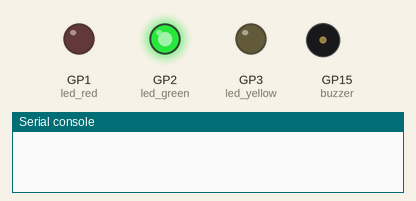
This program was run on a simulated Raspberry Pi Pico running MicroPython. Shown: output pins drawn as LEDs (lit = HIGH), buzzer (waves = sounding), the last lines printed to the serial console. At 20.5 s the program stops and its outputs stay as they are.

Above: at 0.1 s.
At 2.1 s:
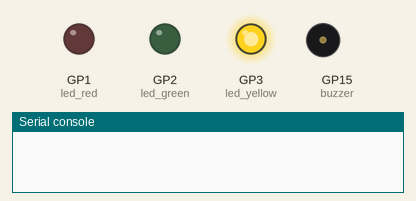
At 3.1 s:
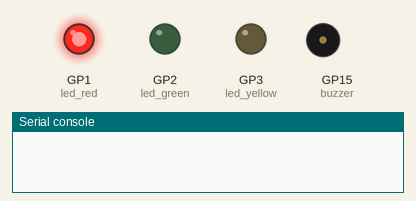
At 4.2 s:
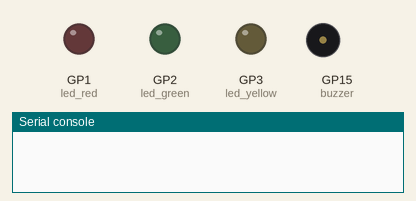
At 20.6 s:
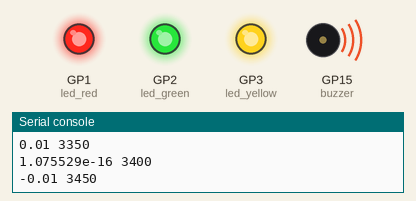
Timing chart, 0 to 22.0 s (numbered marks = the images above):
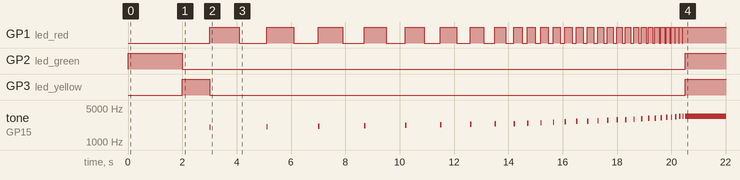

Measured:
- by itself, GP1 (led_red): LOW → HIGH at 3.0 s, → LOW 1.1 s later, → HIGH 1.0 s later, → LOW 1.0 s later, … (57 changes in this stretch)
- by itself, GP2 (led_green): LOW → HIGH at 0.00 s, → LOW 2.0 s later, → HIGH 18.5 s later
- by itself, GP3 (led_yellow): LOW → HIGH at 2.0 s, → LOW 1.0 s later, → HIGH 17.5 s later
- by itself, tone on GP15 (buzzer): plays 2000 Hz for 0.05 s, 2050 Hz for 0.05 s, 2100 Hz for 0.05 s, 2150 Hz for 0.05 s, 2200 Hz for 0.05 s, 2250 Hz for 0.05 s … (30 notes in this stretch)

The program:

sbomb.py
```python
from machine import Pin, PWM
from utime import sleep

led_red = Pin(1, Pin.OUT)
led_green = Pin(2, Pin.OUT)
led_yellow = Pin(3, Pin.OUT)
buzzer = PWM(Pin(15))
time = 1
count = 0.1
freq = 2000
blinking = True

led_yellow.value(0)
led_red.value(0)
led_green.value(1)
sleep(2)
led_green.value(0)
led_yellow.value(1)
sleep(1)
led_yellow.value(0)

def beep():
    buzzer.freq(freq)  # Set a frequency of 1000 Hz for the buzzer
    buzzer.duty_u16(32768)  # Set a 50% duty cycle for the buzzer
    sleep(0.05)
    buzzer.duty_u16(0)  # Turn off the buzzer
    sleep(0.05)

while blinking:
    led_red.value(1)
    beep()
    freq += 50
    sleep(time)
    led_red.value(0)
    sleep(time)
    time -= count
    if time <= 0.3:
        count = 0.01
    elif time <= 0.1:
        count = 0.005
    if time <= 0:
        blinking = False
        #break
    buzzer.duty_u16(32768)
    if blinking == False:
        led_red.value(1)
        led_green.value(1)
        led_yellow.value(1)
    print(time, freq)
```
